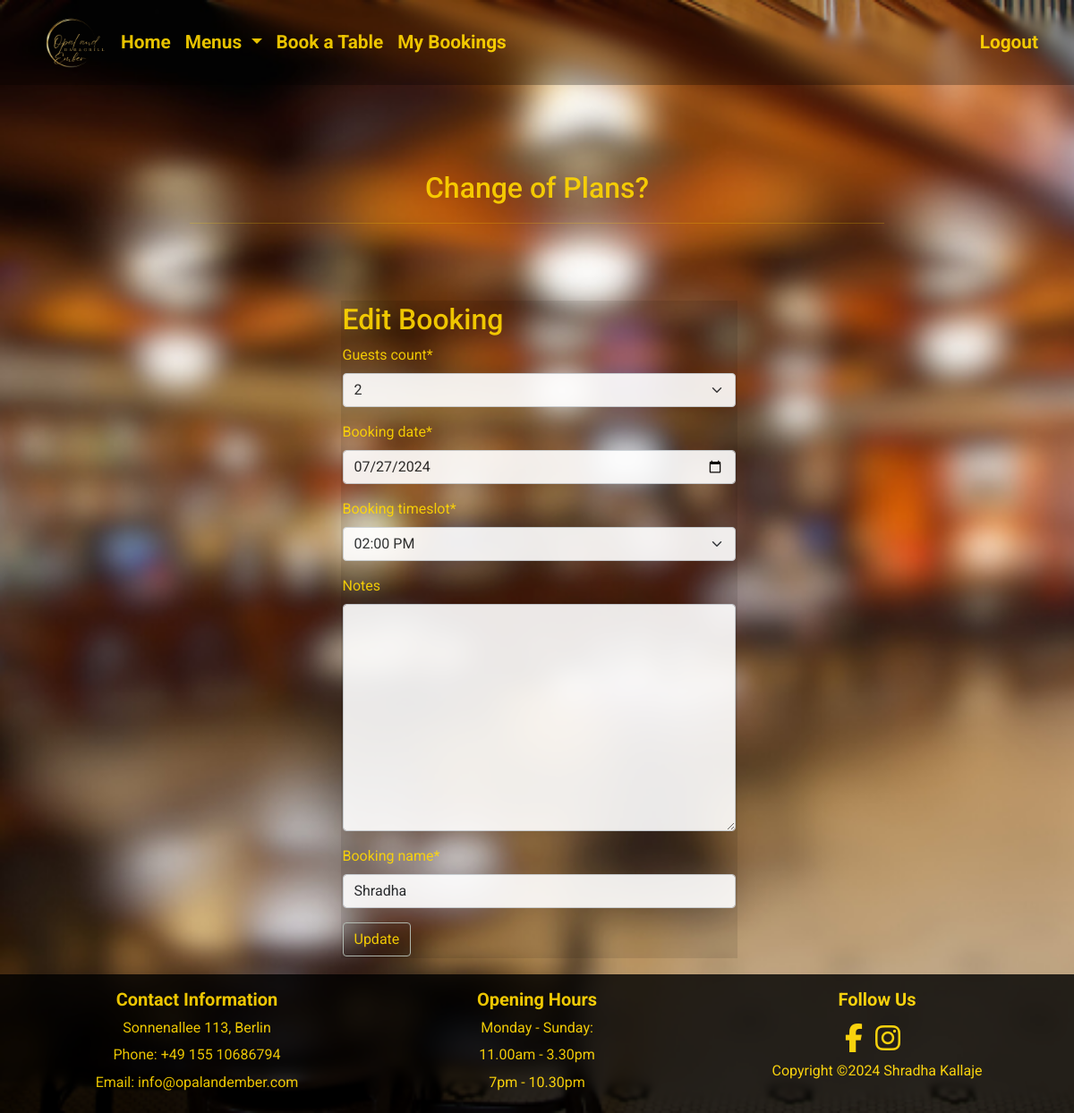
/edit_booking/26 (signed in), run on the app's committed database.
### home/models.py (models this page shows, shortened)
class Booking(models.Model):
    TIME_SLOTS = (
        (time(11, 0), '11:00 AM'),
        (time(12, 0), '12:00 PM'),
        (time(13, 0), '01:00 PM'),
        (time(14, 0), '02:00 PM'),
        (time(15, 0), '03:00 PM'),
        (time(19, 0), '07:00 PM'),
        (time(20, 0), '08:00 PM'),
        (time(21, 0), '09:00 PM'),
        (time(22, 0), '10:00 PM'),
    )
    GUESTS_COUNT_CHOICES = (
        ('2', '2'),
        ('3', '3'),
        ('4', '4'),
        ('5', '5'),
        ('6', '6'),
        ('7', '7'),
        ('8', '8'),
        ('9', '9'),
        ('10', '10'),
        ('11', '11'),
        ('12', '12'),
    )
    booking_user = models.ForeignKey(
        User,
        on_delete=models.CASCADE,
        related_name="booking_user"
    )
    guests_count = models.CharField(
        choices=GUESTS_COUNT_CHOICES,
        max_length=2,
        default='2'
    )
    created_on = models.DateTimeField(default=timezone.now, editable=False)
    updated_on = models.DateTimeField(auto_now=True)
    booking_date = models.DateField(default=timezone.now)
    booking_timeslot = models.TimeField(choices=TIME_SLOTS, default=0)
    notes = models.TextField(blank=True, null=True)
    booking_name = models.CharField(max_length=100)
    class Meta:
        ordering = ['created_on']

### home/views.py (the view, shortened to what this page needs)
class EditBookingView(UpdateView):
    model = Booking
    form_class = TableBookingForm
    id = id
    template_name = 'edit_booking.html'
    success_message = 'Your Booking has been updated.'

### home/forms.py (shortened to what this page needs)
class TableBookingForm(forms.ModelForm):
    class Meta:
        model = Booking
        fields = (
            'guests_count',
            'booking_date',
            'booking_timeslot',
            'notes',
            'booking_name')
        widgets = {
            'booking_date': forms.DateInput(attrs={'type': 'date'}),
            'booking_time': forms.TimeInput(attrs={'type': 'time'}),
        }

### templates/edit_booking.html (shortened to what this page needs)
{% extends "base.html" %}
{% load crispy_forms_tags %}
{% block content %}
<div class="container-fluid mt-5">
    <div class="row d-flex justify-content-center">
        <div class="col-sm-8 mt-5 mb-5">
            <h2 class="text-center">Change of Plans?</h2><hr>
        </div>
    </div>
<div class="container">
    <div class="row justify-content-center">
        <div class="col-md-5">
            <div class="card-body">
                <div class="row">
                    <div class="col-12 font-weight-bold booking-card">
                        {% if not user.is_authenticated %}
                        <h2>Login required</h2>
                        <p>Please login to edit bookings</p>
                        <button class="btn btn-success" type="submit"><a href="{% url 'account_login' %}">Go to Login
                                Page</a></button>
                        {% else %}
                        {% if user.is_authenticated and user == booking.booking_user %}
                        <h2>Edit Booking</h2>
                        <form action="{% url 'edit_booking' booking.pk %}" method="POST" enctype="multipart/form-data">
                            <div>
                                {{ form | crispy }}
                            </div>
                            <div>
                                <button class="btn btn-success" type="submit">Update</button>
                            </div>
                        </form>
                        {% endif %}
                        {% endif %}
                    </div>
                </div>
            </div>
        </div>
    </div>
</div>
{% endblock %}

### static/css/style.css (style rules this page uses)
* { font-family: 'Roboto', sans-serif; }
.background-pattern { background-image: url(/static/images/background.png); background-attachment: fixed; background-size: cover; background-repeat: repeat; opacity: 0.9; width: 100%; z-index: -1; }
.btn { font-size: 1em; }
hr { border: 0; height: 1px; background: #FFD700; margin: 20px 0; }
html, body { height: 100%; margin: 0; padding: 0; }
.wrapper { display: flex; flex-direction: column; min-height: 100vh; }
body { color: #FFD700; height: 100%; margin: 0; padding: 0; }
.booking-card { color: #FFD700; margin: 2px; padding: 2px; background-color: rgba(0, 0, 0, 0.1); }
.btn-signup, .btn-success, #hint_id_password1 { color: #FFD700; border-color: #B8C4BB; background-color: rgba(0, 0, 0, 0.1); }

### data on the page
Booking: guests_count "2", booking_date "07/27/2024", booking_timeslot "02:00 PM", booking_name "Shradha"
